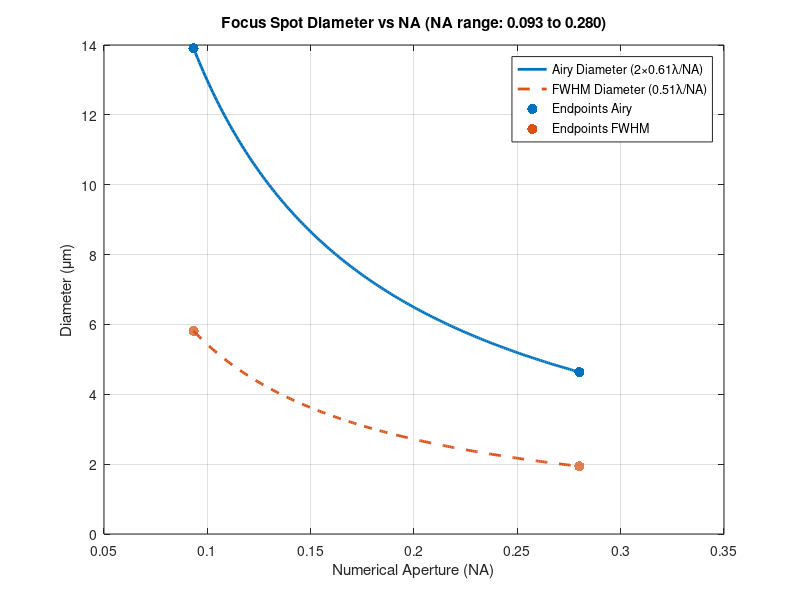
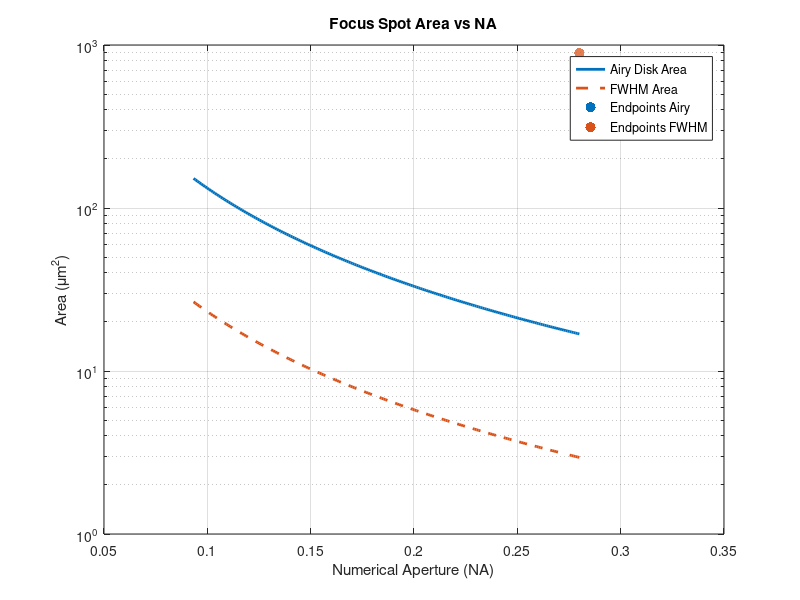
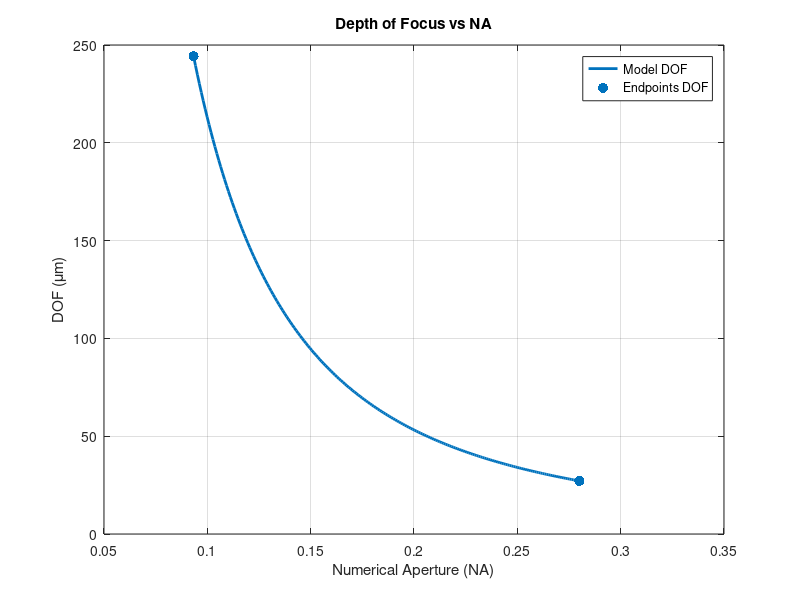
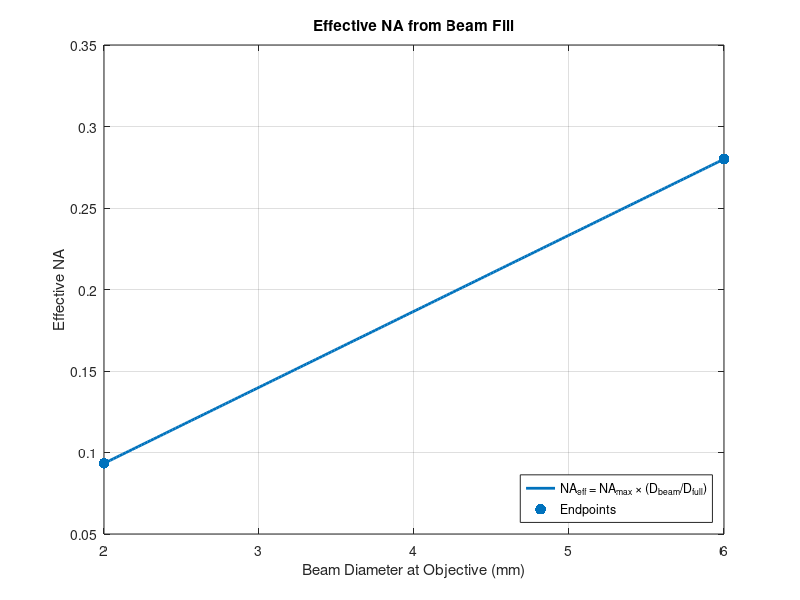

Write the MATLAB code that produced these figures, in order. (Note: this script raises an error after producing the figures.)
%% DifferentNAFocusAreaStudy
% Study how numerical aperture (NA) affects diffraction-limited focus spot size.
% The model assumes a circular pupil and scalar diffraction formulas.
% This version is parameterized for an objective with NA_max = 0.28 and
% beam-diameter sweep starting from the current 2 mm beam.

clear; clc; close all;

%% User inputs
lambda_nm = 1064;                    % Wavelength in nm
lambda = lambda_nm * 1e-9;           % Wavelength in meters
n_medium = 1.0;                      % Refractive index of focusing medium (air = 1)

% Objective and beam settings
NA_max_objective = 0.28;             % Objective NA upper bound
beam_diam_current_mm = 2.0;          % Current beam diameter (lower bound of sweep)
beam_diam_full_fill_mm = 6.0;        % Beam diameter that fully fills objective pupil
n_points = 200;                      % Number of sweep points

% Sweep beam diameter from current beam (2 mm) to full-pupil fill.
beam_diam_mm = linspace(beam_diam_current_mm, beam_diam_full_fill_mm, n_points);

% Under-filled pupil scales effective NA linearly with fill ratio.
fill_ratio = beam_diam_mm / beam_diam_full_fill_mm;
fill_ratio = min(fill_ratio, 1);
NA = NA_max_objective * fill_ratio;

NA_lower = NA(1);
NA_upper = NA(end);

%% Diffraction-limited spot metrics
% Airy first-minimum radius (lateral): r_Airy = 0.61 * lambda / NA
r_airy = 0.61 * lambda ./ NA;                 % meters
d_airy = 2 * r_airy;                          % meters

% Approx. lateral intensity FWHM diameter for Airy-like focus
% d_FWHM ~= 0.51 * lambda / NA
d_fwhm = 0.51 * lambda ./ NA;                 % meters
r_fwhm = d_fwhm / 2;                          % meters

% Effective focal spot areas
A_airy = pi * r_airy.^2;                      % m^2
A_fwhm = pi * r_fwhm.^2;                      % m^2

% Axial depth-of-focus approximation in medium
% DOF ~= 2 * n * lambda / NA^2
DOF = 2 * n_medium * lambda ./ (NA.^2);       % meters

%% Endpoint metrics (current beam and full fill)
NA_endpoints = [NA_lower, NA_upper];
beam_endpoints_mm = [beam_diam_current_mm, beam_diam_full_fill_mm];
r_airy_ep = 0.61 * lambda ./ NA_endpoints;
d_fwhm_ep = 0.51 * lambda ./ NA_endpoints;
A_airy_ep = pi * r_airy_ep.^2;
A_fwhm_ep = pi * (d_fwhm_ep / 2).^2;
DOF_ep = 2 * n_medium * lambda ./ (NA_endpoints.^2);

%% Plot 1: Spot diameter vs NA
figure('Color', 'w', 'Name', 'Spot Diameter vs NA');
plot(NA, d_airy * 1e6, 'LineWidth', 2); hold on;
plot(NA, d_fwhm * 1e6, '--', 'LineWidth', 2);
scatter(NA_endpoints, (2 * r_airy_ep) * 1e6, 55, 'filled');
scatter(NA_endpoints, d_fwhm_ep * 1e6, 55, 'filled', 'MarkerFaceAlpha', 0.75);
grid on;
xlabel('Numerical Aperture (NA)');
ylabel('Diameter (\mum)');
title(sprintf('Focus Spot Diameter vs NA (NA range: %.3f to %.3f)', NA_lower, NA_upper));
legend('Airy Diameter (2\times0.61\lambda/NA)', ...
	'FWHM Diameter (0.51\lambda/NA)', ...
	'Endpoints Airy', ...
	'Endpoints FWHM', ...
	'Location', 'northeast');

%% Plot 2: Spot area vs NA (log scale)
figure('Color', 'w', 'Name', 'Spot Area vs NA');
semilogy(NA, A_airy * 1e12, 'LineWidth', 2); hold on;
semilogy(NA, A_fwhm * 1e12, '--', 'LineWidth', 2);
scatter(NA_endpoints, A_airy_ep * 1e12, 55, 'filled');
scatter(NA_endpoints, A_fwhm_ep * 1e12, 55, 'filled', 'MarkerFaceAlpha', 0.75);
grid on;
xlabel('Numerical Aperture (NA)');
ylabel('Area (\mum^2)');
title('Focus Spot Area vs NA');
legend('Airy Disk Area', 'FWHM Area', 'Endpoints Airy', 'Endpoints FWHM', 'Location', 'northeast');

%% Plot 3: DOF vs NA
figure('Color', 'w', 'Name', 'Depth of Focus vs NA');
plot(NA, DOF * 1e6, 'LineWidth', 2); hold on;
scatter(NA_endpoints, DOF_ep * 1e6, 55, 'filled');
grid on;
xlabel('Numerical Aperture (NA)');
ylabel('DOF (\mum)');
title('Depth of Focus vs NA');
legend('Model DOF', 'Endpoints DOF', 'Location', 'northeast');

%% Plot 4: Effective NA vs beam diameter
figure('Color', 'w', 'Name', 'Effective NA vs Beam Diameter');
plot(beam_diam_mm, NA, 'LineWidth', 2); hold on;
scatter(beam_endpoints_mm, NA_endpoints, 60, 'filled');
grid on;
xlabel('Beam Diameter at Objective (mm)');
ylabel('Effective NA');
title('Effective NA from Beam Fill');
legend('NA_{eff} = NA_{max} \times (D_{beam}/D_{full})', 'Endpoints', 'Location', 'southeast');

%% Summary table (lower and upper bounds)
T = table(beam_endpoints_mm(:), ...
          NA_endpoints(:), ...
	      (2 * r_airy_ep(:)) * 1e6, ...
	      d_fwhm_ep(:) * 1e6, ...
	      A_airy_ep(:) * 1e12, ...
	      A_fwhm_ep(:) * 1e12, ...
	      DOF_ep(:) * 1e6, ...
    'VariableNames', {'BeamDiameter_mm', 'NA', 'AiryDiameter_um', 'FWHMDiameter_um', 'AiryArea_um2', 'FWHMArea_um2', 'DOF_um'});

fprintf('Objective NA upper bound: %.3f\n', NA_max_objective);
fprintf('Current beam diameter lower bound: %.2f mm\n', beam_diam_current_mm);
fprintf('Computed NA sweep range: %.3f to %.3f\n\n', NA_lower, NA_upper);
disp('--- NA Focus Spot Study Summary (Bounds) ---');
disp(T);
